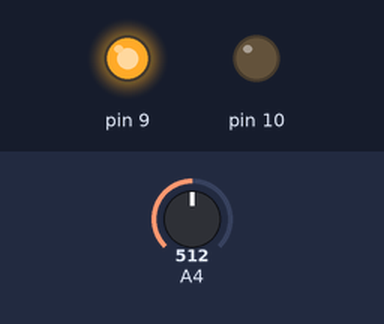
This sketch was run on a simulated Arduino Uno, built with avr-gcc and run on an emulated ATmega328P. Parts: output pins drawn as LEDs (lit = HIGH). The test bench sets the inputs (shaded band); at power-on: A4 = 512.

Above: at 1.2 s.
1.3 s: A4 set to 583
2.8 s: A4 set to 614
At 3.2 s:
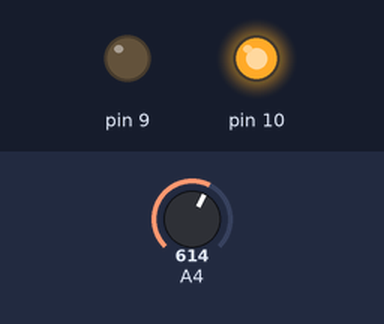
4.3 s: A4 set to 789
5.8 s: A4 set to 816
At 6.6 s:
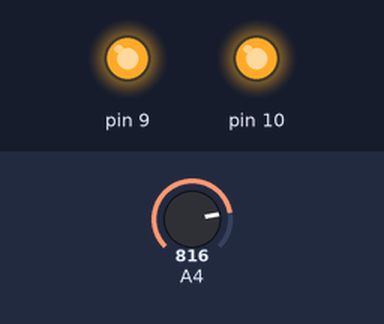
7.3 s: A4 set to 290
At 7.8 s:
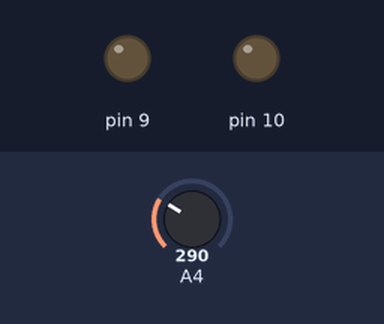
8.8 s: A4 set to 307
At 10.1 s:
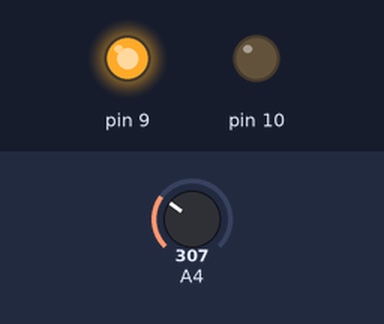
Timing chart, 0 to 11.3 s (numbered marks = the images above; inputs shaded):
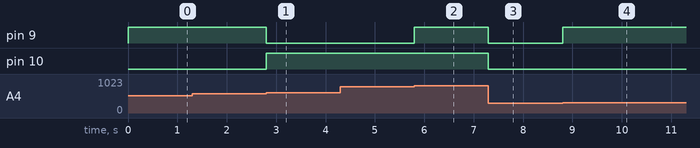

Measured:
- the behaviour switches between 599 and 600 on A4 (found by bisection; images 0 and 1)
- the behaviour switches between 799 and 800 on A4 (found by bisection; images 1 and 2)
- the behaviour switches between 299 and 300 on A4 (found by bisection; images 3 and 4)
- after the input at 1.3 s, every drawn part: stays the same
- after the input at 2.8 s, pin 9: HIGH → LOW at once; pin 10: LOW → HIGH at once
- after the input at 4.3 s, every drawn part: stays the same
- after the input at 5.8 s, pin 9: LOW → HIGH at once
- after the input at 7.3 s, pin 9, pin 10: HIGH → LOW at once
- after the input at 8.8 s, pin 9: LOW → HIGH at once

The sketch:

33.ino
```cpp
#define sviti HIGH
#define nesviti LOW

int t;
void setup(){
	Serial.begin(9600);
	pinMode(10,OUTPUT);
	pinMode(9,OUTPUT);
}
void loop(){
	t = analogRead(A4);
	if(t < 300){
		digitalWrite(9,nesviti);
		digitalWrite(10,nesviti);
	}
	else if(t < 600){
		digitalWrite(9,sviti);
		digitalWrite(10,nesviti);
	}
	else if(t < 800){
		digitalWrite(9,nesviti);
		digitalWrite(10,sviti);
	}
	else if(t < 1025){
		digitalWrite(9,sviti);
		digitalWrite(10,sviti);
	}

}
```
